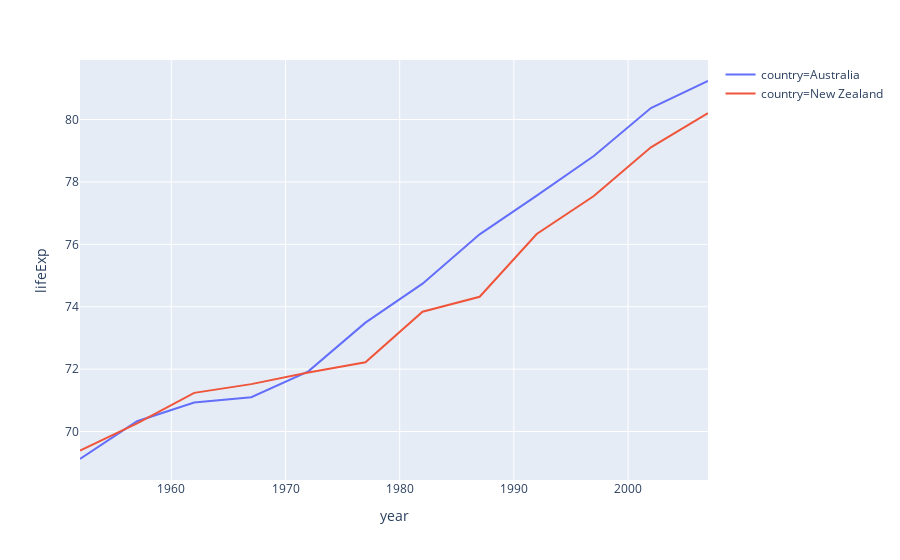

This figure's notebook cell:
### Code cell
gapminder = px.data.gapminder().query("continent=='Oceania'")
fig = px.line(gapminder, x="year", y="lifeExp", color='country')

fig.show()

### Figure 1 — Plotly figure (JSON) as saved in the notebook; plotly's stock layout.template omitted (floating-point values rounded to 4 significant figures)
{"data": [{"hoverlabel": {"namelength": 0}, "hovertemplate": "country=Australia<br>year=%{x}<br>lifeExp=%{y}", "legendgroup": "country=Australia", "line": {"color": "#636efa", "dash": "solid"}, "mode": "lines", "name": "country=Australia", "showlegend": true, "type": "scatter", "x": [1952, 1957, 1962, 1967, 1972, 1977, 1982, 1987, 1992, 1997, 2002, 2007], "xaxis": "x", "y": [69.12, 70.33, 70.93, 71.1, 71.93, 73.49, 74.74, 76.32, 77.56, 78.83, 80.37, 81.23], "yaxis": "y"}, {"hoverlabel": {"namelength": 0}, "hovertemplate": "country=New Zealand<br>year=%{x}<br>lifeExp=%{y}", "legendgroup": "country=New Zealand", "line": {"color": "#EF553B", "dash": "solid"}, "mode": "lines", "name": "country=New Zealand", "showlegend": true, "type": "scatter", "x": [1952, 1957, 1962, 1967, 1972, 1977, 1982, 1987, 1992, 1997, 2002, 2007], "xaxis": "x", "y": [69.39, 70.26, 71.24, 71.52, 71.89, 72.22, 73.84, 74.32, 76.33, 77.55, 79.11, 80.2], "yaxis": "y"}], "layout": {"legend": {"tracegroupgap": 0}, "margin": {"t": 60}, "xaxis": {"anchor": "y", "domain": [0, 1], "title": {"text": "year"}}, "yaxis": {"anchor": "x", "domain": [0, 1], "title": {"text": "lifeExp"}}}}
